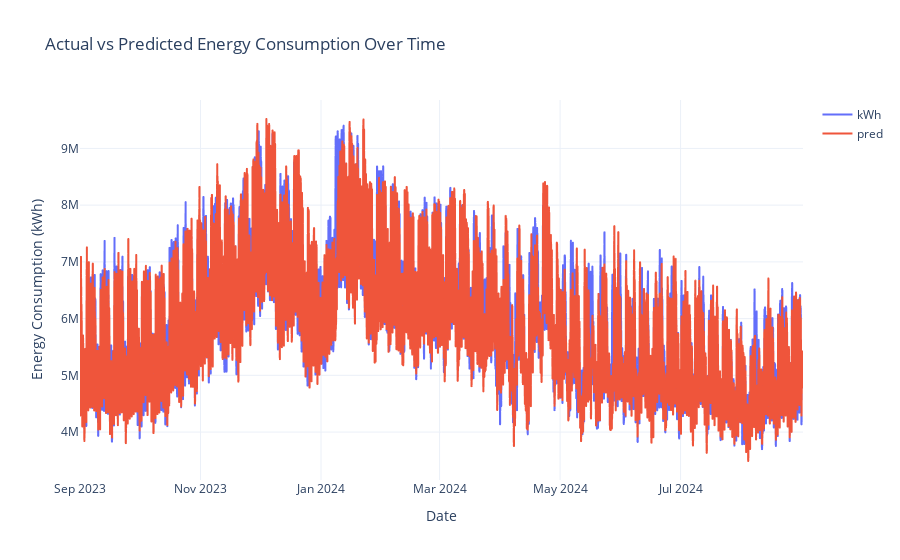

The cell this chart's notebook holds for it:
### Code cell
# Create the figure with step lines for both actual and predicted values
fig = px.line(
    pd.concat(y_preds_list).reset_index(),
    x="datetime",
    y=["kWh", "pred"],
    labels={
        "datetime": "Date",
        "value": "Energy Consumption (kWh)",
        "variable": "Series",
    },
    title="Actual vs Predicted Energy Consumption Over Time",
    line_shape="hv",  # Set line shape to horizontal-vertical for step chart
)

# Customize the layout
fig.update_layout(
    template="plotly_white",
    legend=dict(title=""),
    xaxis_title="Date",
    yaxis_title="Energy Consumption (kWh)",
)

# Show the figure
fig.show()

### Figure 1 — Plotly figure (JSON) as saved in the notebook; plotly's stock layout.template omitted (floating-point values rounded to 4 significant figures; data arrays with more than 128 entries replaced by an {"elided": "..."} marker saying what was removed)
{"data": [{"hovertemplate": "Series=kWh<br>Date=%{x}<br>Energy Consumption (kWh)=%{y}<extra></extra>", "legendgroup": "kWh", "line": {"color": "#636efa", "dash": "solid", "shape": "hv"}, "marker": {"symbol": "circle"}, "mode": "lines", "name": "kWh", "showlegend": true, "type": "scattergl", "x": {"elided": "8784 str values"}, "xaxis": "x", "y": {"elided": "8784 float values"}, "yaxis": "y"}, {"hovertemplate": "Series=pred<br>Date=%{x}<br>Energy Consumption (kWh)=%{y}<extra></extra>", "legendgroup": "pred", "line": {"color": "#EF553B", "dash": "solid", "shape": "hv"}, "marker": {"symbol": "circle"}, "mode": "lines", "name": "pred", "showlegend": true, "type": "scattergl", "x": {"elided": "8784 str values"}, "xaxis": "x", "y": {"elided": "8784 float values"}, "yaxis": "y"}], "layout": {"legend": {"title": {"text": ""}, "tracegroupgap": 0}, "title": {"text": "Actual vs Predicted Energy Consumption Over Time"}, "xaxis": {"anchor": "y", "domain": [0, 1], "title": {"text": "Date"}}, "yaxis": {"anchor": "x", "domain": [0, 1], "title": {"text": "Energy Consumption (kWh)"}}}}
